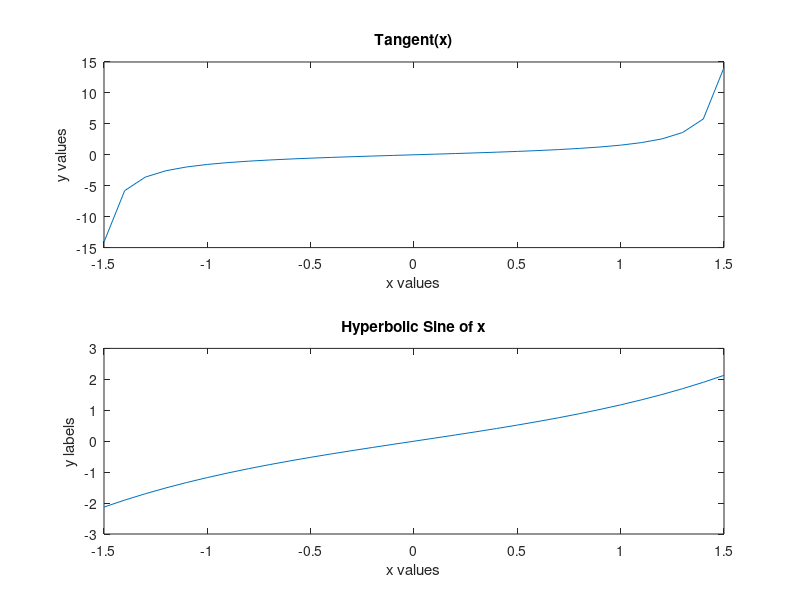
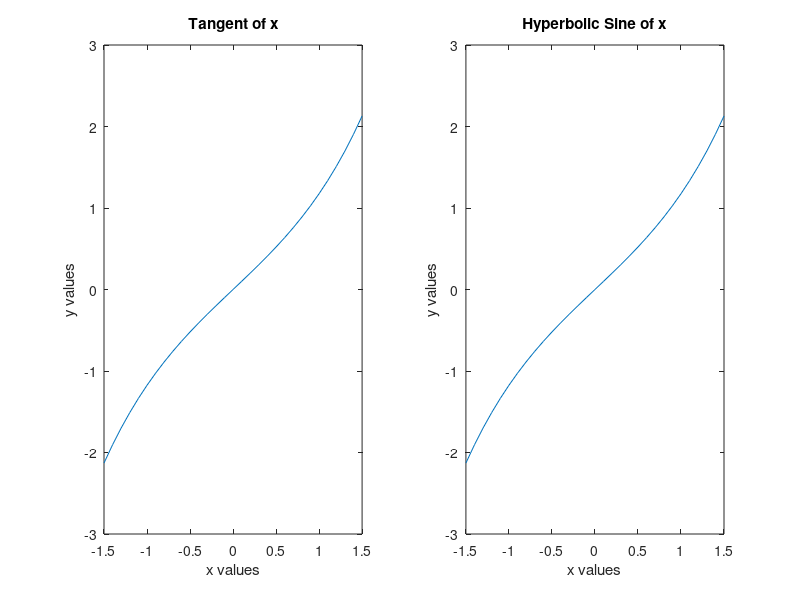

These figures' MATLAB source, in order:
% 5.2 Subplots

% subplot(2,2,1)

% x = 0:pi/20:2*pi;
% subplot(2,1,1)
% plot(x,sin(x))
% subplot(2, 1, 2)
% plot(x, sin(2*x))

% Practice Exercises 5.2

% 1.
subplot(2,1,1)

% 2.
x = -1.5:0.1:1.5
y = tan(x)
plot(x,y)

% 3.
title('Tangent(x)')
xlabel('x values')
ylabel('y values')

% 4.
subplot(2,1,2)
y = sinh(x);
plot(x,y)

% 5.
title('Hyperbolic Sine of x')
xlabel('x values')
ylabel('y labels')

% 6.
figure(2)

subplot(1,2,1)
plot(x,y)
title('Tangent of x')
xlabel('x values')
ylabel('y values')

subplot(1,2,2)
y = sinh(x);
plot(x,y)
title('Hyperbolic Sine of x')
xlabel('x values')
ylabel('y values')